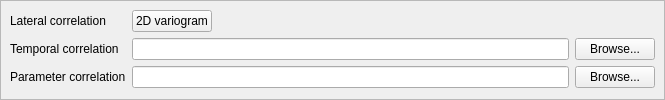
         <widget class="QFrame" name="parameterCorrelationFrame">
          <property name="frameShape">
           <enum>QFrame::StyledPanel</enum>
          </property>
          <property name="frameShadow">
           <enum>QFrame::Raised</enum>
          </property>
          <layout class="QGridLayout">
           <property name="margin">
            <number>9</number>
           </property>
           <property name="spacing">
            <number>6</number>
           </property>
           <item row="0" column="2">
            <spacer>
             <property name="orientation">
              <enum>Qt::Horizontal</enum>
             </property>
             <property name="sizeHint" stdset="0">
              <size>
               <width>351</width>
               <height>20</height>
              </size>
             </property>
            </spacer>
           </item>
           <item row="0" column="1">
            <widget class="QPushButton" name="lateralCorrelationParametersPushButton">
             <property name="toolTip">
              <string>2D variogram for the lateral correlation in the elastic parameters.</string>
             </property>
             <property name="text">
              <string>2D variogram</string>
             </property>
            </widget>
           </item>
           <item row="1" column="1" colspan="2">
            <widget class="QLineEdit" name="temporalCorrelationLineEdit">
             <property name="toolTip">
              <string>A temporal correlation vector, length equal to the number of layers in the grid from an ASCII file. This is estimated from well data if not given.</string>
             </property>
            </widget>
           </item>
           <item row="2" column="0">
            <widget class="QLabel" name="parameter_correlation_label">
             <property name="toolTip">
              <string>A 3x3 covariance matrix for pointwise covariance between the parameters from ASCII file. This is estimated from well data if not given.</string>
             </property>
             <property name="text">
              <string>Parameter correlation</string>
             </property>
             <property name="buddy">
              <cstring>parameterCorrelationLineEdit</cstring>
             </property>
            </widget>
           </item>
           <item row="1" column="0">
            <widget class="QLabel" name="temporal_correlation_label">
             <property name="toolTip">
              <string>A temporal correlation vector, length equal to the number of layers in the grid from an ASCII file. This is estimated from well data if not given.</string>
             </property>
             <property name="text">
              <string>Temporal correlation</string>
             </property>
             <property name="buddy">
              <cstring>temporalCorrelationLineEdit</cstring>
             </property>
            </widget>
           </item>
           <item row="2" column="3">
            <widget class="QPushButton" name="parameterCorrelationBrowsePushButton">
             <property name="toolTip">
              <string>A 3x3 covariance matrix for pointwise covariance between the parameters from ASCII file. This is estimated from well data if not given.</string>
             </property>
             <property name="text">
              <string>Browse...</string>
             </property>
            </widget>
           </item>
           <item row="2" column="1" colspan="2">
            <widget class="QLineEdit" name="parameterCorrelationLineEdit">
             <property name="toolTip">
              <string>A 3x3 covariance matrix for pointwise covariance between the parameters from ASCII file. This is estimated from well data if not given.</string>
             </property>
            </widget>
           </item>
           <item row="0" column="0">
            <widget class="QLabel" name="lateral_correlation_parameters_label">
             <property name="toolTip">
              <string>2D variogram for the lateral correlation in the elastic parameters.</string>
             </property>
             <property name="text">
              <string>Lateral correlation</string>
             </property>
            </widget>
           </item>
           <item row="1" column="3">
            <widget class="QPushButton" name="temporalCorrelationBrowsePushButton">
             <property name="toolTip">
              <string>A temporal correlation vector, length equal to the number of layers in the grid from an ASCII file. This is estimated from well data if not given.</string>
             </property>
             <property name="text">
              <string>Browse...</string>
             </property>
            </widget>
           </item>
          </layout>
         </widget>
